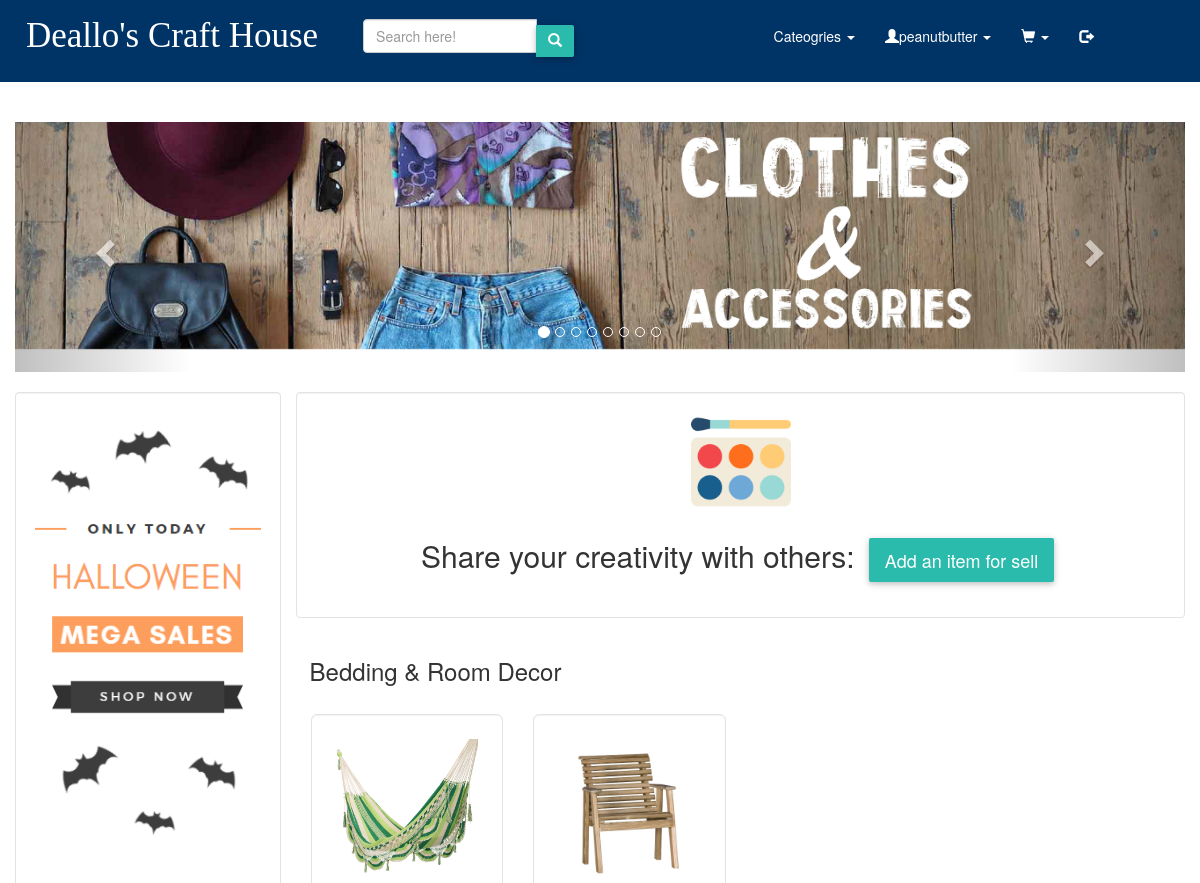
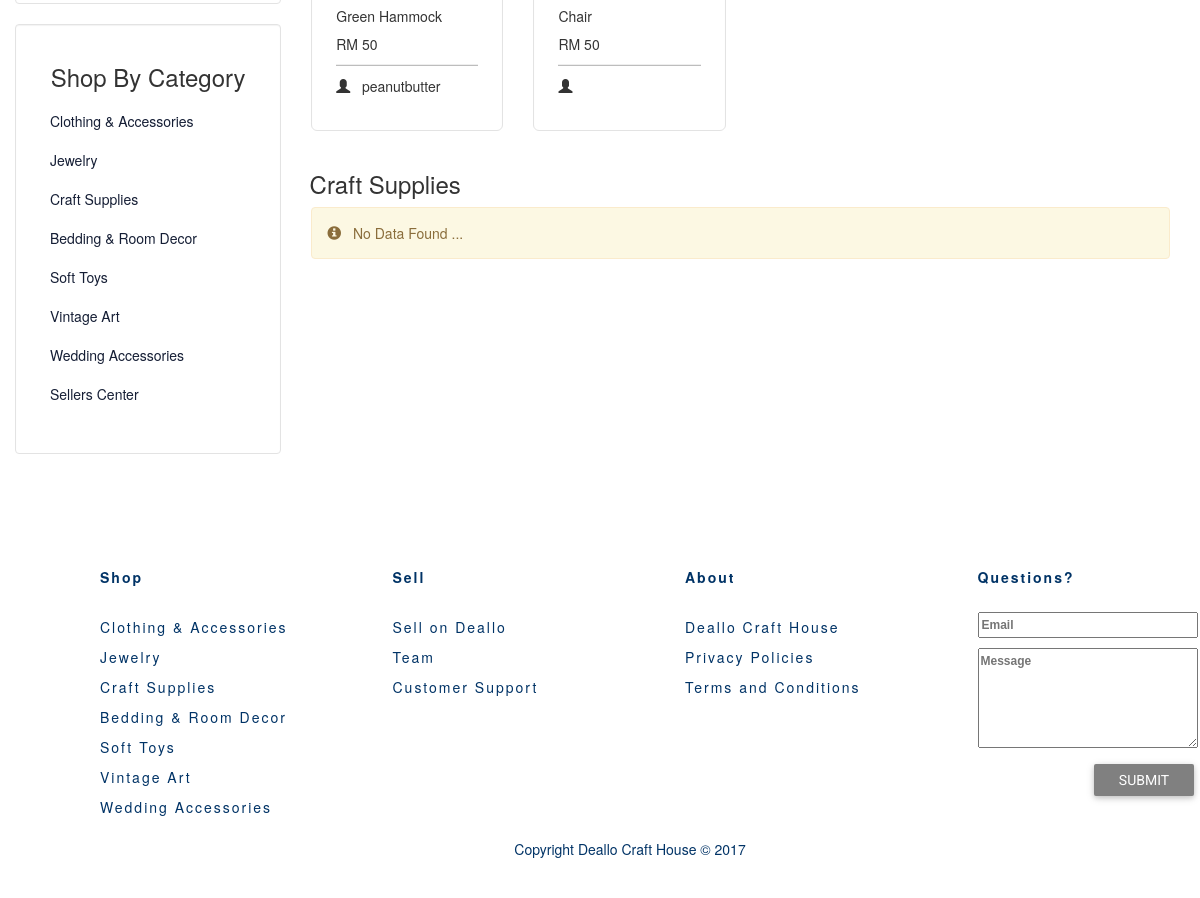
Screenshot of / (signed in) with the database file from the repository (2 pictures, top to bottom).
### tables this page shows
CREATE TABLE `product` (
  `id` int(11) NOT NULL,
  `name` varchar(80) NOT NULL,
  `summary` varchar(255) NOT NULL,
  `price` double NOT NULL,
  `quantity` varchar(10) NOT NULL,
  `image` varchar(100) NOT NULL,
  `product_owner` varchar(255) NOT NULL,
  `category` varchar(255) NOT NULL
);

### index.php (the view, shortened to what this page needs)
<?php include 'includes/product_config.php' ?>
<!DOCTYPE html>
<html lang="en">
<head>
    <link rel="stylesheet=" href="styles/bootstrap/bootstrap.css"/>
    <link rel="stylesheet" href="https://maxcdn.bootstrapcdn.com/bootstrap/3.3.7/css/bootstrap.min.css"/>
    <link rel="stylesheet" type="text/css" href="styles/test.css"/>
    <link rel="stylesheet" type="text/css" href="styles/buttons.css"/>
    <link rel="stylesheet" type="text/css" href="styles/footer.css"/>
    <link rel="stylesheet" href="http://maxcdn.bootstrapcdn.com/font-awesome/4.2.0/css/font-awesome.min.css">
</head>
<body class="index_bg">
<?php include "templates/navbar_index.php" ?>
<body>
    <div class="container-fluid"" >
	     <div class="row">
	       <div class="col-lg-12 col-md-12 col-sm-12 col-xs-12">
	       <br>
	         <?php include 'templates/carousel_slides.php' ?>
		    </div>
    	</div>
	<div class="row" style="padding-right: 15px;">
		<div class="col-lg-3 col-md-3">
    <br>
    <div class="well" style="background-color: white; ">
      <div class="ads" style="border-radius: 50px;">
        <img src="images/ads/ad1.png" class="img-responsive"/>
      </div>
    </div>
      <div class="well" style="background-color: white; ">
		  <h3 align="center">Shop By Category</h3>
		  <div class="list-group categories" style="border-radius: 50px;">
        <div class="category-list-group">
  			<a href="pages/products/clothingAcc.php" class="list-group-item">Clothing &amp; Accessories</a>
  			<a href="pages/products/jewelry.php" class="list-group-item">Jewelry</a>
  			<a href="pages/products/craftSupplies.php" class="list-group-item">Craft Supplies</a>
  			<a href="pages/products/bedding.php" class="list-group-item">Bedding &amp; Room Decor</a>
  			<a href="pages/products/softToys.php" class="list-group-item">Soft Toys</a>
  			<a href="pages/products/vintage.php" class="list-group-item">Vintage Art</a>
  			<a href="pages/products/wedding.php" class="list-group-item">Wedding Accessories</a>
  			<a href="pages/myProducts.php" class="list-group-item">Sellers Center</a>
        </div>
		  </div>
		</div>
	</div>
    <div class="col-lg-9 col-md-9">
    <div class="row">
    <br>
    <div class="well" style="background-color: white;">
    <div class="welcome_heading" align="center">
    <img src="images/watercolor.png" class="img-responsive" style="max-width: 100px; max-height: 100px;"/>
    <h2> Share your creativity with others: <a href="pages/addproducts.php" class="btn btn-lg btn-default my-cart-btn">Add an item for sell</a></h2>
    </div>
    </div>
    </div>
    </div>
		<div class="col-lg-9 col-md-9" class="products">
		<div class="row">
      <h3> &nbsp; Bedding & Room Decor </h3>
			  <?php
				  $stmt = $dbh->prepare('SELECT * FROM product WHERE category= "Bedding & Room Decor" LIMIT 4 OFFSET 0');
				  $stmt->execute();
				  if($stmt->rowCount() > 0)
				  {
					while($row=$stmt->fetch(PDO::FETCH_ASSOC))
					{
					  extract($row);
			  ?>
					<div class="col-lg-3 col-md-3 col-sm-3 col-xs-3">
					  <br/>
							  <div class="well well-lg" style="background-color: white;">
								 <img src="images/product_images/<?php echo $row['image']; ?>" alt="Product Image" align="middle" class="img-responsive mx-auto d-block" width="200" height="200" />
								<div class="card-body">
								  <h5 class="card-title">
									<a href="pages/products.php"><?php echo $name ?></a>
								  </h5>
								  <p class="product-price">
									  RM <?php echo $price; ?>
								  </p>
								  <hr class="divider-owner"/>
								  <p><span class="glyphicon glyphicon-user"></span>&nbsp; &nbsp;<?php echo $row['product_owner']; ?></p>
							  </div>
							</div>
					</div>
				<?php
					}
				?>
				</div>
        <?php
        }
        ?>
        <div class="row">
         <h3> &nbsp; Craft Supplies </h3>
        <?php
          $stmt = $dbh->prepare('SELECT * FROM product WHERE category= "Craft Supplies" LIMIT 4 OFFSET 0');
          $stmt->execute();
          if($stmt->rowCount() > 0)
          {
          while($row=$stmt->fetch(PDO::FETCH_ASSOC))
          {
            extract($row);
        ?>
          <div class="col-lg-3 col-md-3 col-sm-3 col-xs-3">
            <br/>
                <div class="well well-lg" style="background-color: white;">
                 <img src="images/product_images/<?php echo $row['image']; ?>" alt="Product Image" align="middle" class="img-responsive mx-auto d-block" width="200" height="200" />
                <div class="card-body">
                  <h5 class="card-title">
                  <a href="pages/products.php" ><?php echo $name ?></a>
                  </h5>
                  <p class="product-price">
                    <?php echo "RM $price  &nbsp &nbsp"; ?>
                  </p>
                  <hr class="divider-owner"/>
                  <p><span class="glyphicon glyphicon-user"></span>&nbsp; &nbsp;<?php echo $row['product_owner']; ?></p>
                </div>
              </div>
          </div>
        <?php
          }
        ?>
        </div>
        <?php
        }
			  else
			  {
				?>
					<div class="col-xs-12">
					  <div class="alert alert-warning">
						  <span class="glyphicon glyphicon-info-sign"></span> &nbsp; No Data Found ...
						</div>
					</div>
				<?php
				  }
				?>
		</div>
	</div>
  </div>
  <?php include 'templates/footer_index.php' ?>
  </body>
</html>

### styles/test.css (style rules this page uses)
body { background-color: #FFFFFF; }
.container-fluid { background-color: #FFFFFF; }
.category-list-group a { color: #151E35; border-style: none; }
a { color: inherit; }
.divider-owner { background:#BDBDBD; width: 100%; height: 1px; margin: 10px auto; border-bottom: 1px }
h2 { text-align:center; }
img { margin: auto; display: block; }

### styles/buttons.css (style rules this page uses)
.btn { border-radius: 2px; border: 0; transition: .2s ease-out; color: #fff; margin: 6px; box-shadow: 0 2px 5px 0 rgba(0, 0, 0, 0.16), 0 2px 10px 0 rgba(0, 0, 0, 0.12); }
.btn-default { background: #2BBBAD; }

### rows the page displays
product: image (picture), name "Green Hammock", price "50", product_owner "peanutbutter"
product: image (picture), name "Chair", price "50"

### other values shown
$_SESSION['username'] "peanutbutter"
